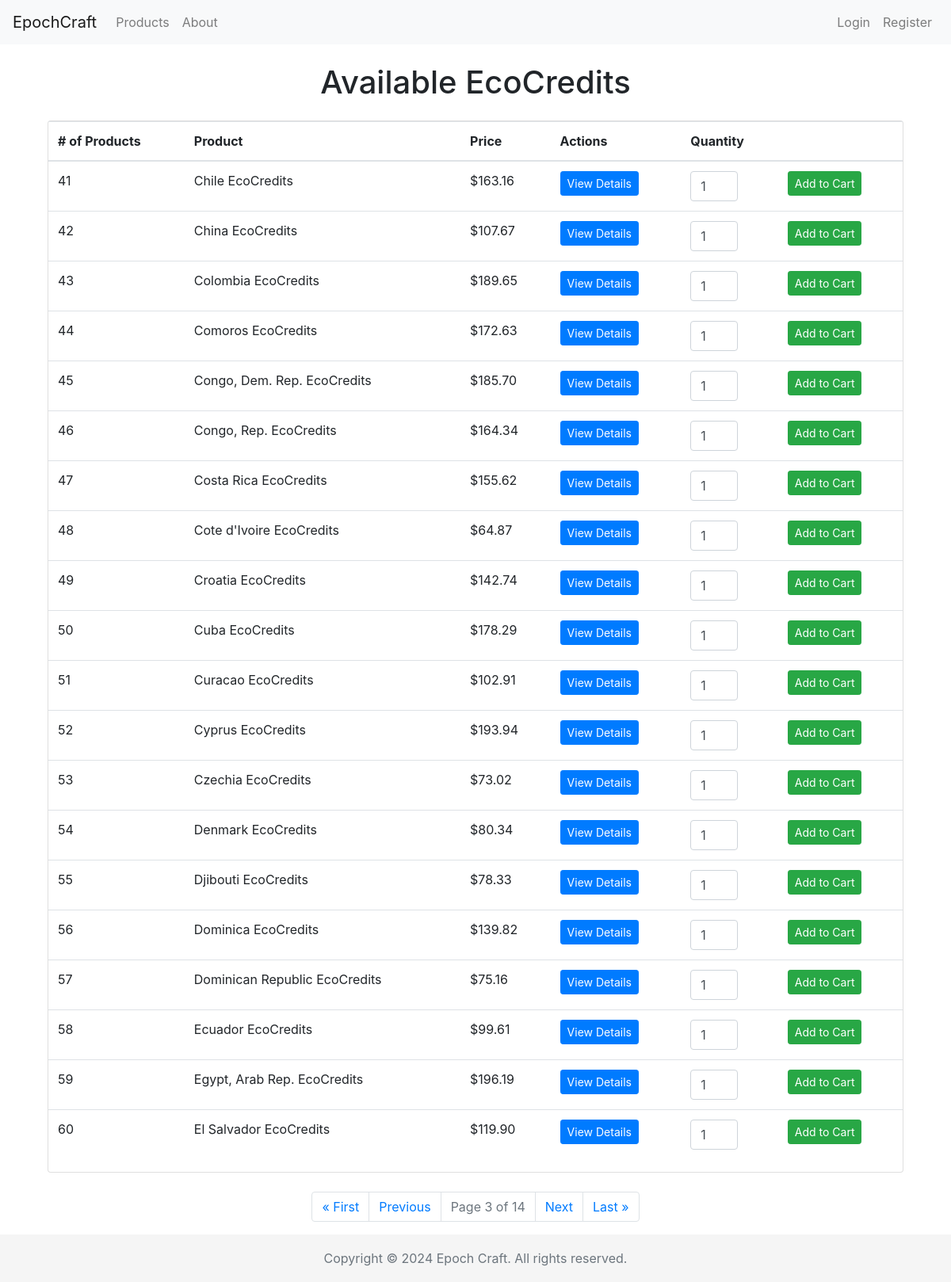
Page /products/?page=3 on the committed database.
### cc_shop/models.py (models this page shows, shortened)
class Product(models.Model):
    country = models.ForeignKey(Country, on_delete=models.CASCADE, related_name='products')
    description = models.TextField()
    price = models.DecimalField(max_digits=10, decimal_places=2)
    type = models.CharField(max_length=50)   # Types could be like "Carbon Offset", "Renewable Energy Credit", etc

class Country(models.Model):
    country_code = models.CharField(max_length=3, primary_key=True)
    country_name = models.CharField(max_length=100)
    def __str__(self):
        return self.country_name

### cc_shop/views.py (the view)
# urls.py: path('products/', views.list_products, name='list_products'),
def list_products(request):
    query = request.GET.get('query', '').lower()
    if query:
        if 'ecocredits' in query:
            products = Product.objects.all().order_by('id')
        else:
            products = Product.objects.filter(country__country_name__icontains=query).order_by('id')  # Added ordering
    else:
        products = Product.objects.all().order_by('id')
    paginator = Paginator(products, 20)   # Show 20 products per page
    page_number = request.GET.get('page')
    try:
        products_page_obj = paginator.page(page_number)
    except PageNotAnInteger:
        products_page_obj = paginator.page(1)
    except EmptyPage:
        products_page_obj = paginator.page(paginator.num_pages)
    start_index = (products_page_obj.number - 1) * paginator.per_page + 1
    return render(request, 'list_products.html', {'products_page_obj': products_page_obj, 'start_index': start_index})

### cc_shop/templates/list_products.html (shortened to what this page needs)
{% extends 'base.html' %}
{% block content %}
<div class="container mt-4">
    <h1 class="text-center mb-4">Available EcoCredits</h1>
    <div class="card">
        <table class="table table-hover">
            <thead>
                <tr>
                    <th># of Products</th>
                    <th>Product</th>
                    <th>Price</th>
                    <th>Actions</th>
                    <th>Quantity</th>
                    <th></th>
                </tr>
            </thead>
            <tbody>
                {% for product in products_page_obj %}
                <tr>
                    <td>{{ start_index|add:forloop.counter0 }}</td>
                    <td>{{ product.country }} EcoCredits</td>
                    <td>${{ product.price }}</td>
                    <td><a href="{% url 'product_detail' product.id %}" class="btn btn-primary btn-sm" id="view-button">View Details</a></td>
                    <td>
                        <input type="number" name="quantity" value="1" min="1" max="99" class="form-control" style="width: 60px;">
                    </td>
                    <td>
                        <form action="{% url 'add_to_cart' product.id %}" method="post" class="d-inline">
                            <button type="submit" class="btn btn-success btn-sm">Add to Cart</button>
                        </form>
                    </td>
                </tr>
                {% empty %}
                <tr><td colspan="4">No products found.</td></tr>
                {% endfor %}
            </tbody>
        </table>
    </div>
    <div class="row justify-content-center mt-4">
        <nav aria-label="Page navigation">
            <ul class="pagination">
                {% if products_page_obj.has_previous %}
                    <li class="page-item"><a class="page-link" href="?page=1">&laquo; First</a></li>
                    <li class="page-item"><a class="page-link" href="?page={{ products_page_obj.previous_page_number }}">Previous</a></li>
                {% endif %}
                <li class="page-item disabled"><a class="page-link" href="#">Page {{ products_page_obj.number }} of {{ products_page_obj.paginator.num_pages }}</a></li>
                {% if products_page_obj.has_next %}
                    <li class="page-item"><a class="page-link" href="?page={{ products_page_obj.next_page_number }}">Next</a></li>
                    <li class="page-item"><a class="page-link" href="?page={{ products_page_obj.paginator.num_pages }}">Last &raquo;</a></li>
                {% endif %}
            </ul>
        </nav>
    </div>
</div>
{% endblock %}

### cc_shop/templates/base.html (style rules this page uses)
html { position: relative; min-height: 100%; }
body { margin-bottom: 60px; }

### rows in the picture
Product: counter0 "41", country "Chile", price "163.16"
Product: counter0 "42", country "China", price "107.67"
Product: counter0 "43", country "Colombia", price "189.65"
Product: counter0 "44", country "Comoros", price "172.63"
Product: counter0 "45", country "Congo, Dem. Rep.", price "185.70"
Product: counter0 "46", country "Congo, Rep.", price "164.34"
Product: counter0 "47", country "Costa Rica", price "155.62"
Product: counter0 "48", country "Cote d'Ivoire", price "64.87"
Product: counter0 "49", country "Croatia", price "142.74"
Product: counter0 "50", country "Cuba", price "178.29"
Product: counter0 "51", country "Curacao", price "102.91"
Product: counter0 "52", country "Cyprus", price "193.94"
Product: counter0 "53", country "Czechia", price "73.02"
Product: counter0 "54", country "Denmark", price "80.34"
Product: counter0 "55", country "Djibouti", price "78.33"
Product: counter0 "56", country "Dominica", price "139.82"
Product: counter0 "57", country "Dominican Republic", price "75.16"
Product: counter0 "58", country "Ecuador", price "99.61"
Product: counter0 "59", country "Egypt, Arab Rep.", price "196.19"
Product: counter0 "60", country "El Salvador", price "119.90"

### other values in the picture
{{ products_page_obj.number }} "3"
{{ products_page_obj.paginator.num_pages }} "14"
